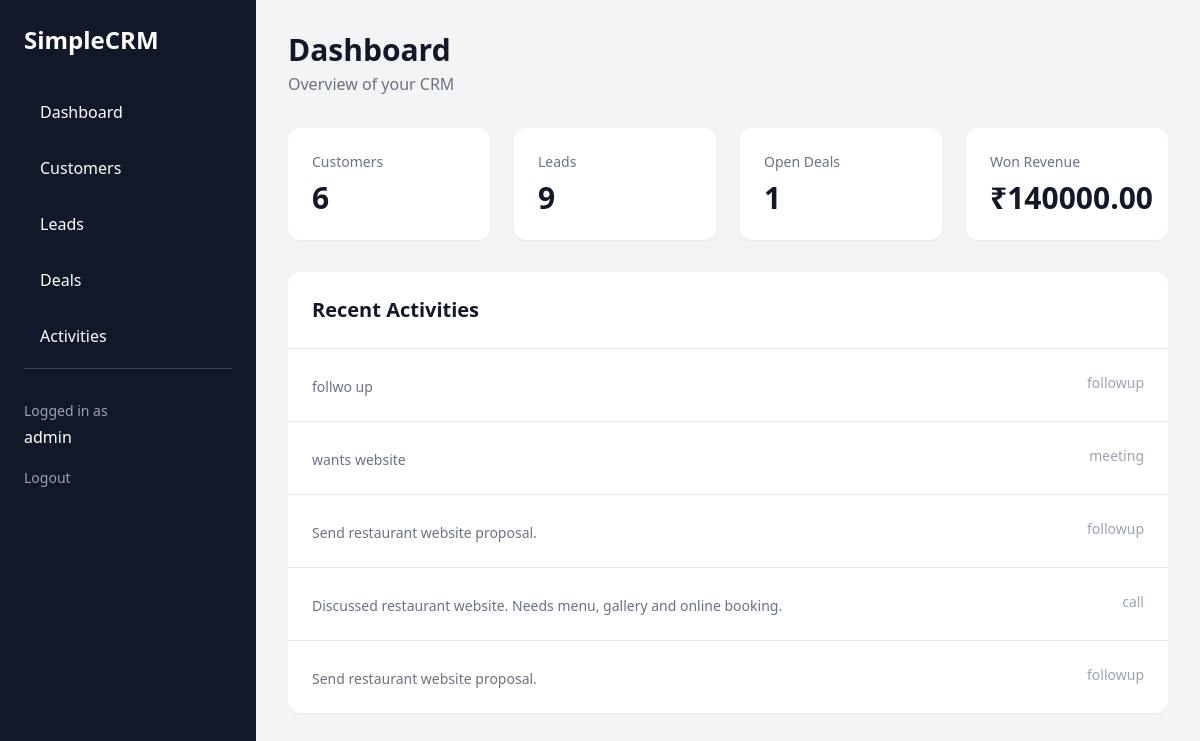
The app's page / (signed in) with its own data.
### crm/models.py (models this page shows, shortened)
class Activity(models.Model):
    TYPE_CHOICES = [
        ("call", "Call"),
        ("meeting", "Meeting"),
        ("note", "Note"),
        ("followup", "Follow-up"),
    ]
    lead = models.ForeignKey(
        Lead,
        on_delete=models.CASCADE,
        related_name="activities",
        null=True,
        blank=True,
    )
    customer = models.ForeignKey(
        Customer,
        on_delete=models.CASCADE,
        related_name="activities",
        null=True,
        blank=True,
    )
    activity_type = models.CharField(
        max_length=20,
        choices=TYPE_CHOICES
    )
    description = models.TextField()
    due_date = models.DateTimeField(
        null=True,
        blank=True
    )
    owner = models.ForeignKey(
    User,
    on_delete=models.SET_NULL,
    null=True,
    blank=True,
    related_name="activities",
    )
    completed = models.BooleanField(default=False)
    created_at = models.DateTimeField(auto_now_add=True)

### crm/views.py (the view, shortened to what this page needs)
@login_required
def dashboard(request):
    if is_manager_or_admin(request.user):
        customers = Customer.objects.all()
        leads = Lead.objects.all()
        deals = Deal.objects.all()
        activities = Activity.objects.all()
    context = {
        "customer_count": customers.count(),
        "lead_count": leads.count(),
        "deal_count": deals.count(),
        "open_deals": deals.exclude(
            stage__in=["won", "lost"]
        ).count(),
        "total_revenue": sum(
            deal.amount
            for deal in deals.filter(stage="won")
        ),
        "recent_activities": activities.select_related(
            "customer",
            "lead"
        ).order_by("-created_at")[:5],
    }
    return render(
        request,
        "crm/dashboard.html",
        context
    )

### crm/views.py (called while the page is built)
def is_manager_or_admin(user):
    return user.is_superuser or user.is_staff

### crm/templates/crm/dashboard.html (shortened to what this page needs)
{% extends "crm/base.html" %}
{% block content %}
<div class="mb-8">
    <h2 class="text-3xl font-bold">
        Dashboard
    </h2>
    <p class="text-gray-500 mt-1">
        Overview of your CRM
    </p>
</div>
<div class="grid grid-cols-1 md:grid-cols-2 lg:grid-cols-4 gap-6">
    <div class="bg-white rounded-xl p-6 shadow-sm">
        <p class="text-gray-500 text-sm">
            Customers
        </p>
        <p class="text-3xl font-bold mt-2">
            {{ customer_count }}
        </p>
    </div>
    <div class="bg-white rounded-xl p-6 shadow-sm">
        <p class="text-gray-500 text-sm">
            Leads
        </p>
        <p class="text-3xl font-bold mt-2">
            {{ lead_count }}
        </p>
    </div>
    <div class="bg-white rounded-xl p-6 shadow-sm">
        <p class="text-gray-500 text-sm">
            Open Deals
        </p>
        <p class="text-3xl font-bold mt-2">
            {{ open_deals }}
        </p>
    </div>
    <div class="bg-white rounded-xl p-6 shadow-sm">
        <p class="text-gray-500 text-sm">
            Won Revenue
        </p>
        <p class="text-3xl font-bold mt-2">
            ₹{{ total_revenue }}
        </p>
    </div>
</div>
<div class="mt-8 bg-white rounded-xl shadow-sm">
    <div class="p-6 border-b">
        <h3 class="text-xl font-semibold">
            Recent Activities
        </h3>
    </div>
    {% if recent_activities %}
        <div class="divide-y">
            {% for activity in recent_activities %}
                <div class="p-6 flex justify-between">
                    <div>
                        <p class="text-gray-500 text-sm mt-1">
                            {{ activity.description }}
                        </p>
                    </div>
                    <span class="text-sm text-gray-400">
                        {{ activity.activity_type }}
                    </span>
                </div>
            {% endfor %}
        </div>
    {% else %}
        <div class="p-6 text-gray-500">
            No activities yet.
        </div>
    {% endif %}
</div>
{% endblock %}

### crm/templates/crm/base.html (shortened to what this page needs)
<!DOCTYPE html>
<html lang="en">
<head>
    <script src="https://cdn.tailwindcss.com"></script>
</head>
<body class="bg-gray-100 text-gray-900">
    <div class="flex min-h-screen">
        <aside class="w-64 bg-gray-900 text-white p-6">
            <h1 class="text-2xl font-bold mb-8">
                SimpleCRM
            </h1>
            <nav class="space-y-2">
                <a href="{% url 'dashboard' %}"
                   class="block px-4 py-3 rounded-lg hover:bg-gray-800">
                    Dashboard
                </a>
                <a href="{% url 'customer_list' %}"
                    class="block px-4 py-3 rounded-lg hover:bg-gray-800">
                        Customers
                </a>
                <a
    href="{% url 'lead_list' %}"
    class="block px-4 py-3 rounded-lg hover:bg-gray-800"
>
    Leads
</a>
                <a
    href="{% url 'deal_list' %}"
    class="block px-4 py-3 rounded-lg hover:bg-gray-800"
>
    Deals
</a>
                <a
    href="{% url 'activity_list' %}"
    class="block px-4 py-3 rounded-lg hover:bg-gray-800"
>
    Activities
</a>
<div class="mt-auto pt-8 border-t border-gray-700">
    <p class="text-sm text-gray-400">
        Logged in as
    </p>
    <p class="font-medium mt-1">
        {{ request.user.username }}
    </p>
    <form
        method="POST"
        action="{% url 'logout' %}"
        class="mt-4"
    >
        <button
            type="submit"
            class="text-sm text-gray-400 hover:text-white"
        >
            Logout
        </button>
    </form>
</div>
            </nav>
        </aside>
        <main class="flex-1 p-8">
            {% block content %}
            {% endblock %}
        </main>
    </div>
</body>
</html>

### records on screen
Activity: description "follwo up", activity_type "followup"
Activity: description "wants website", activity_type "meeting"
Activity: description "Send restaurant website proposal.", activity_type "followup"
Activity: description "Discussed restaurant website. Needs menu, gallery and online booking.", activity_type "call"
Activity: description "Send restaurant website proposal.", activity_type "followup"

### other values on screen
{{ request.user.username }} "admin"
{{ customer_count }} "6"
{{ lead_count }} "9"
{{ open_deals }} "1"
{{ total_revenue }} "140000.00"
